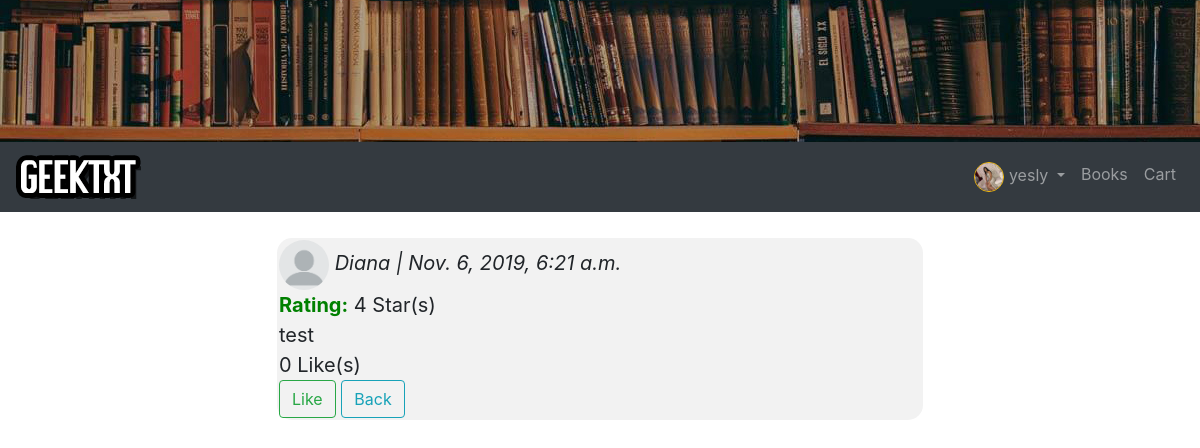
The app's page /review/more/32 (signed in), older data.
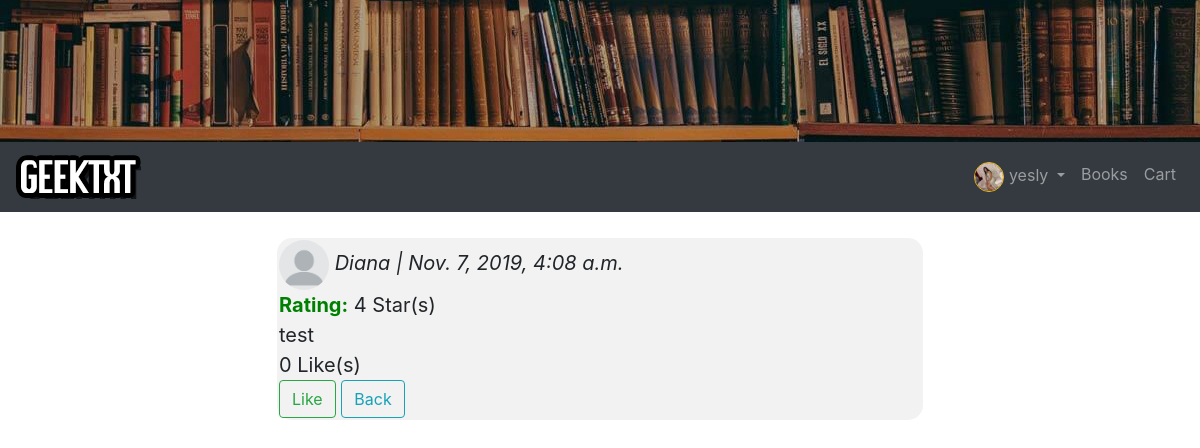
The same page, newer data.
### reviews/models.py (models this page shows, shortened)
class Review(models.Model):
	content = models.CharField(max_length=800)
	date_posted = models.DateTimeField(auto_now_add=True)
	author = models.ForeignKey(User, on_delete=models.CASCADE)
	book = models.ForeignKey(Book, on_delete=models.CASCADE)
	RATING_CHOICES = zip(range(1,6), range(1,6))
	rating = models.IntegerField(choices=RATING_CHOICES, default=1)
	anonymous = models.BooleanField(default=False)
	num_likes = models.IntegerField(default=0)

### reviews/views.py (the view)
# urls.py: path(r'review/more/<id>', views.likeReview, name='likeReview'),
def likeReview(request, id):
    user = request.user
    review = get_object_or_404(Review, id=id)
    liked_already = Review_Like.objects.filter(user=user, review=review).exists()
    if request.GET.get('Like') == 'Like':
        like = Review_Like.objects.create(user=user, review=review)
        like.save()
        review.num_likes = Review_Like.objects.filter(review=review).count()
        review.save()
        return HttpResponseRedirect('/review/more/%s' % review.id)
    elif request.GET.get('Dislike') == 'Dislike':
        like = get_object_or_404(Review_Like, review=review)
        like.delete()
        review.num_likes = Review_Like.objects.filter(review=review).count()
        review.save()
        return HttpResponseRedirect('/review/more/%s' % review.id)
    elif request.GET.get('Back') == 'Back':
        return HttpResponseRedirect('/reviews/%s/%s' % (review.book.id, review.book.title))
    context = {
        'title': 'Like Review',
        'liked_already': liked_already,
        'review': review,
    }
    return render(request, 'reviews/like-review.html', context)

### reviews/templates/reviews/like-review.html (shortened to what this page needs)
{% extends 'base.html' %}
{% block content %}
<div class="review-wrap">
	<blockquote class="blockquote" style="background-color:#f2f2f2;border-radius: 15px;padding:2px;">
		<cite title="Source Title">
			{% if review.anonymous %}
				<img class="rounded-circle account-img" src="/static/images/anon.png" width="50" height="50">
				Anonymous
			{% else %}
				{% if review.author.profile.profilePic.url %}
					<img class="rounded-circle account-img" src="{{ review.author.profile.profilePic.url }}" width="50" height="50">
				{% else %}
					<img class="rounded-circle account-img" src="/static/images/anon.png" width="50" height="50">
				{% endif %}
					{{ review.author|capfirst }}
			{% endif %}
			| {{ review.date_posted }}</cite>
		<p class="mb-0"><span class="rating">Rating:</span> {{ review.rating }} Star(s)</p>
		<p class="mb-0">{{ review.content }}</p>
		<p class="mb-0">{{ review.num_likes }} Like(s)</p>
		<form method="get">
			{% if liked_already == False %}
				<input type="submit" value="Like" name="Like" id="like-btn" class="btn btn-outline-success">
			{% elif liked_already == True %}
				<input type="submit" value="Dislike" name="Dislike" id="dislike-btn" class="btn btn-outline-danger">
			{% endif %}
			<input type="submit" value="Back" name="Back" id="back-btn" class="btn btn-outline-info">
		</form>
	</blockquote>
</div>
{% endblock content %}

Row changes from the older to the newer data that the page shows:
changed Review "test": date_posted "Nov. 6, 2019, 6:21 a.m." → "Nov. 7, 2019, 4:08 a.m."
